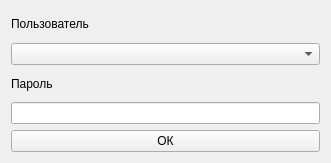
<?xml version="1.0" encoding="UTF-8"?>
<ui version="4.0">
 <class>Form</class>
 <widget class="QWidget" name="Form">
  <property name="windowModality">
   <enum>Qt::ApplicationModal</enum>
  </property>
  <property name="geometry">
   <rect>
    <x>0</x>
    <y>0</y>
    <width>331</width>
    <height>163</height>
   </rect>
  </property>
  <property name="windowTitle">
   <string>Form</string>
  </property>
  <layout class="QVBoxLayout" name="verticalLayout_2">
   <item>
    <layout class="QVBoxLayout" name="verticalLayout">
     <item>
      <widget class="QLabel" name="label">
       <property name="text">
        <string>Пользователь</string>
       </property>
      </widget>
     </item>
     <item>
      <widget class="QComboBox" name="cbUsers"/>
     </item>
     <item>
      <widget class="QLabel" name="label_2">
       <property name="text">
        <string>Пароль</string>
       </property>
      </widget>
     </item>
     <item>
      <widget class="QLineEdit" name="lePasswrd"/>
     </item>
     <item>
      <widget class="QPushButton" name="pushButton">
       <property name="text">
        <string>ОК</string>
       </property>
      </widget>
     </item>
    </layout>
   </item>
  </layout>
 </widget>
 <resources/>
 <connections/>
</ui>
